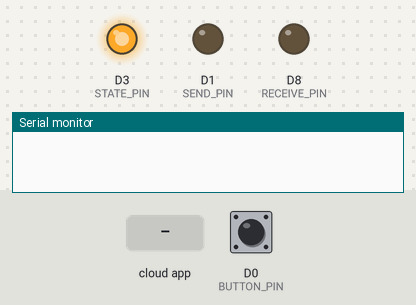
Simulated run of this sketch. Board: ESP8266 (NodeMCU). Parts: output pins drawn as LEDs (lit = HIGH), the last lines printed to the serial monitor. The inputs (shaded band) are chosen by the test bench; at power-on: D0 (BUTTON_PIN) HIGH. A WiFi scan finds three made-up networks; storage starts empty.

Above: at 0.1 s.
At 2.3 s:
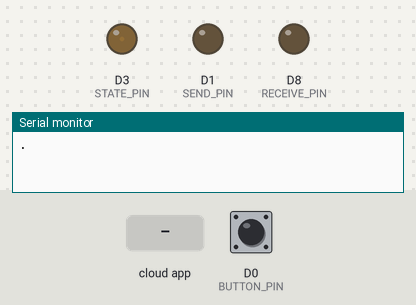
At 5.1 s:
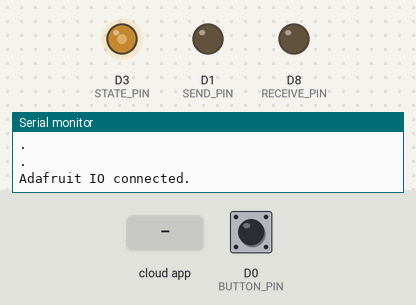
5.2 s: D0 (BUTTON_PIN) pulled LOW for 0.15 s
8.2 s: the phone or cloud app sets remotelove_r to 1
11.2 s: D0 (BUTTON_PIN) pulled LOW for 1 s
14.5 s: D0 (BUTTON_PIN) pulled LOW for 3.2 s
Timing chart, 0 to 17.5 s (numbered marks = the images above; inputs shaded):
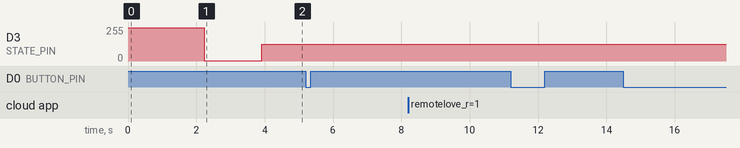

The sketch:

RemoteLove.ino
```cpp
#define IO_USERNAME  "username"                         //adafruit.io username
#define IO_KEY       "aio_key"                          //adafruit.io api key
#define STATE_PIN D3                                    //Indicates whether the sd card is available or not and the initial connection status
#define SEND_PIN D1                                     //Indicates the signal has been sent
#define RECEIVE_PIN D8                                  //Indicates the signal has been received
#define BUTTON_PIN D0                                   //Checks for the state of the button

#include <SPI.h>
#include <SD.h>

#include "AdafruitIO_WiFi.h"
#include "ESP8266WiFi.h"

File wifiList;

AdafruitIO_WiFi* io;
AdafruitIO_Feed* sender;
AdafruitIO_Feed* receiver;

char ssid[32];
char password[64];

int fadeValue = 0;
int sign = 1;

unsigned long nextSend = 0;

bool canSend = true;

void fadeLed(int spd, int pin){

  for(; fadeValue < 1023; fadeValue+=spd){
    // increasing the LED brightness with PWM
    analogWrite(pin, fadeValue);
    delay(1);
  }

  for(; fadeValue > 0; fadeValue-=spd){
    // decreasing the LED brightness with PWM
    analogWrite(pin, fadeValue);
    delay(1);
  }

}

void stabilizeLed(int level, int pin){
  if(fadeValue < level){
    for(; fadeValue < level; fadeValue+=2){
      // changing the LED brightness with PWM
      analogWrite(pin, fadeValue);
      delay(1);
    }
  }else{
    for(; fadeValue > level; fadeValue-=2){
      // changing the LED brightness with PWM
      analogWrite(pin, fadeValue);
      delay(1);
    }
  }
}

void matchWifi(){
  // Set WiFi to station mode and disconnect from an AP if it was previously connected
  WiFi.mode(WIFI_STA);
  WiFi.disconnect();
  delay(100);

  // WiFi.scanNetworks will return the number of networks found
  int n = WiFi.scanNetworks();

  // Initialize SD module

  while (!SD.begin(D4)){
    fadeLed(3,STATE_PIN);
  }

  stabilizeLed(1000,STATE_PIN);

  // Open the file
  wifiList = SD.open("wifi.txt");

  if (wifiList) {
    bool found = false;

    while (wifiList.available() && !found) {
      String ssid_line, password_line;

      ssid_line = wifiList.readStringUntil('\n');
      password_line = wifiList.readStringUntil('\n');

      ssid_line.remove(ssid_line.length() - 1);
      password_line.remove(password_line.length() - 1);

      for (int i = 0; i < n && !found; ++i) {
        // Get SSID from each network found, compare it with the stored ssids

        if(ssid_line == WiFi.SSID(i)){
          Serial.println("Match Found:");
          // If both ssids match, keep the value in memory
          ssid_line.toCharArray(ssid, ssid_line.length() + 1);
          password_line.toCharArray(password, password_line.length() + 1);

          Serial.println(ssid_line);
          Serial.println(password_line);

          found = true;
        }
      }

      Serial.println("\n");
    }
  }

  wifiList.close();
}

void connectToServer(){
  io = new AdafruitIO_WiFi (IO_USERNAME, IO_KEY, ssid, password);
  sender = io->feed("remotelove_s");
  receiver = io->feed("remotelove_r");

  io->connect();

  while(io->status() < AIO_CONNECTED) {
    Serial.println(".");
    fadeLed(10,STATE_PIN);
    delay(200);
  }

  // we are connected
  Serial.println();
  Serial.println(io->statusText());

  // set up a message handler for the 'receive' feed.
  // the handleMessage function (defined below)
  // will be called whenever a message is
  // received from adafruit io.
  receiver->onMessage(handleMessage);

  stabilizeLed(500,STATE_PIN);
}

void setup() {

  pinMode(STATE_PIN,OUTPUT);
  pinMode(SEND_PIN,OUTPUT);
  pinMode(RECEIVE_PIN,OUTPUT);
  pinMode(BUTTON_PIN,INPUT);

  //Indicates the power is on
  fadeValue = 1000;
  analogWrite(STATE_PIN, fadeValue);

  // Open serial communications and wait for port to open:
  Serial.begin(115200);

  // Scan the available networks and store in the memory the network that matches one of those saved on the SD card
  matchWifi();

  //Connect to io.adafruit.com
  connectToServer();
}

void loop() {
  // keeps the client connected to
  // io.adafruit.com, and processes any incoming data.
  io->run();

  if(digitalRead(BUTTON_PIN) == LOW && millis() > nextSend && canSend){
    nextSend = millis() + 5000;
    canSend = false;
    sender->save(1);

    fadeLed(1,SEND_PIN);
    digitalWrite(SEND_PIN, LOW);
  }else if(digitalRead(BUTTON_PIN) == HIGH && !canSend){
    canSend = true;
  }

}

void handleMessage(AdafruitIO_Data *data){
  if(data->toPinLevel() == HIGH){
    fadeLed(1,RECEIVE_PIN);
    sender->save(0);
  }
}
```
